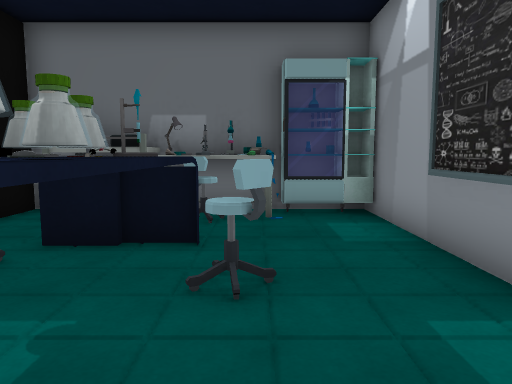
view 1 (above)

18 first-person views from a walk through a Unity game level. The camera is 1.3 m above the floor, tilts 6° down and sees 70° across. The floor is counted in squares, 1 m on a side. Each view is taken from the middle of a square. On the plan, view 1 faces up. The plan holds only what a view shows up to about 15 squares ahead; the rest is blank. The place goes on beyond the plan. The player character is not drawn. Door leaves are left out, so doorways stand open. Some surface patterns are stand-ins.

view 2
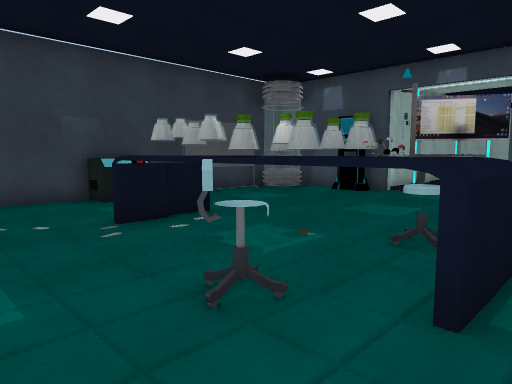

view 3
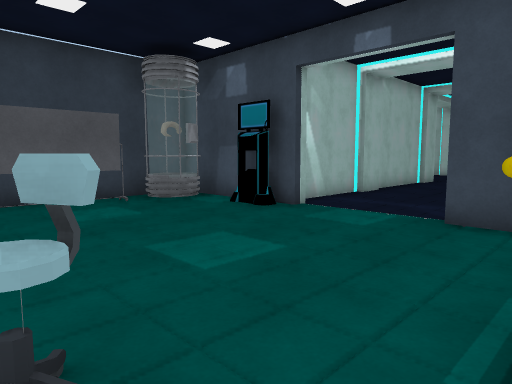

view 4
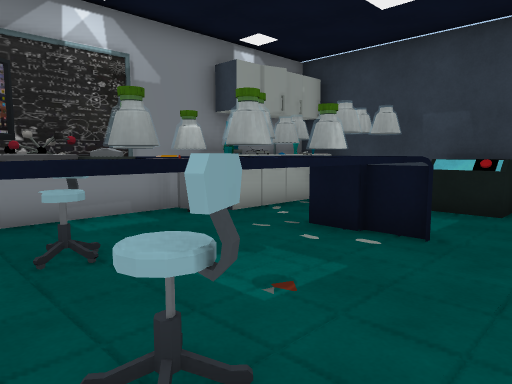

view 5
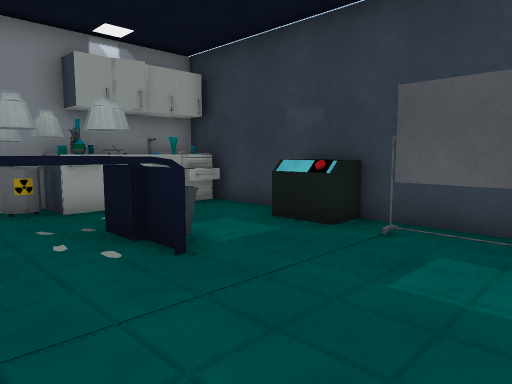

view 6
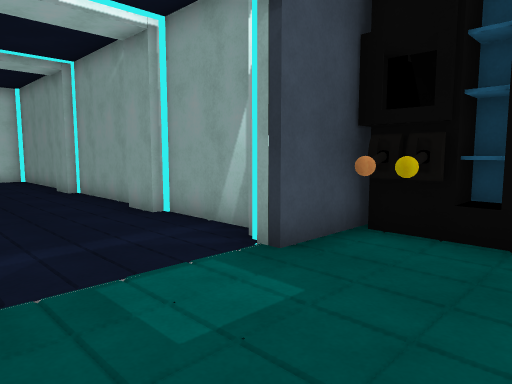

view 7
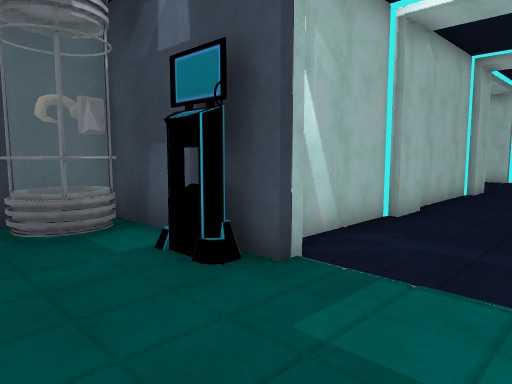

view 8
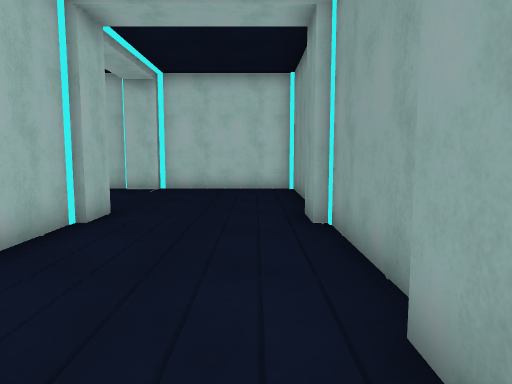

view 9
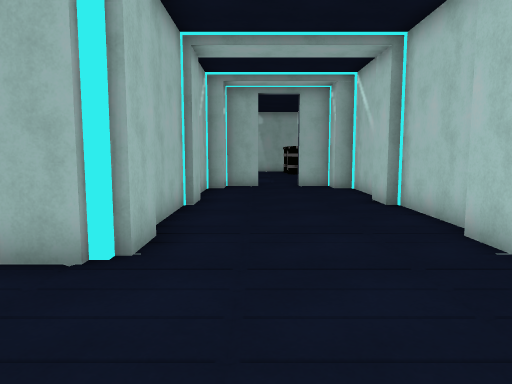

view 10
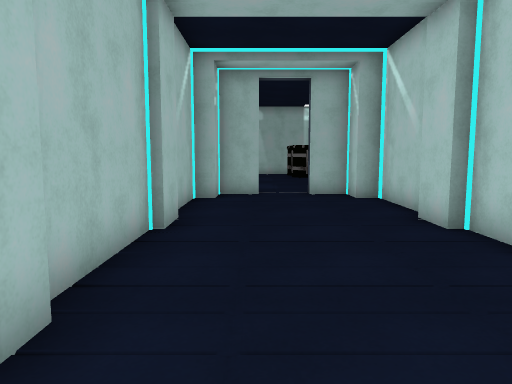

view 11
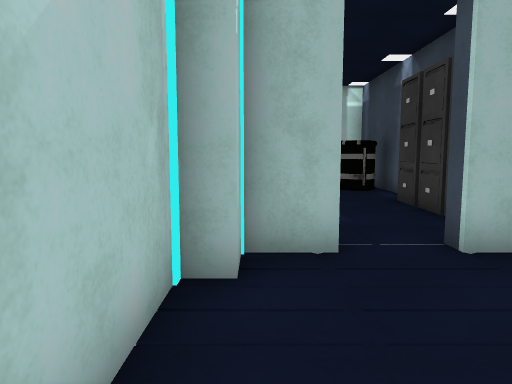

view 12
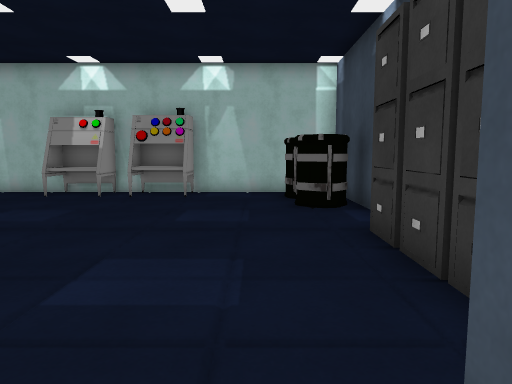

view 13
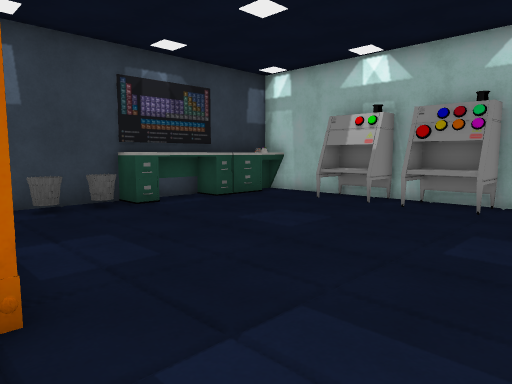

view 14
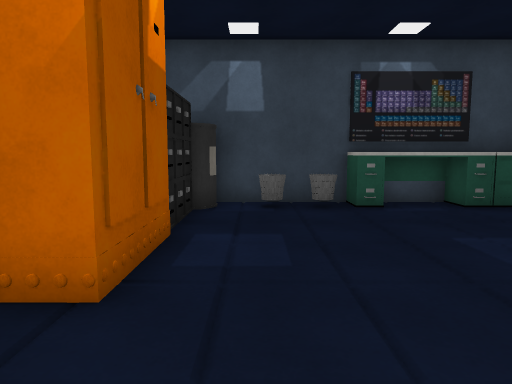

view 15
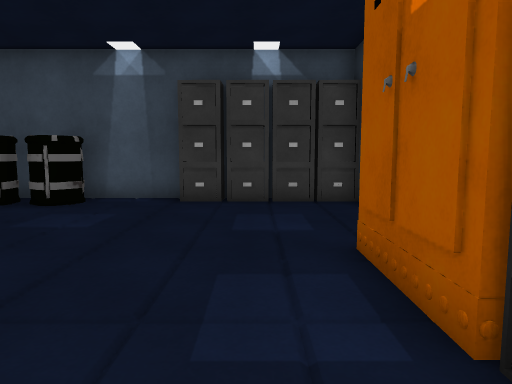

view 16
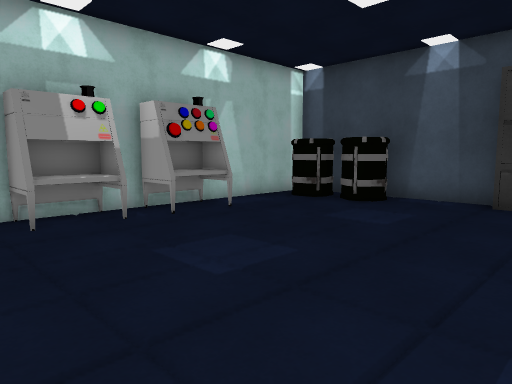

view 17
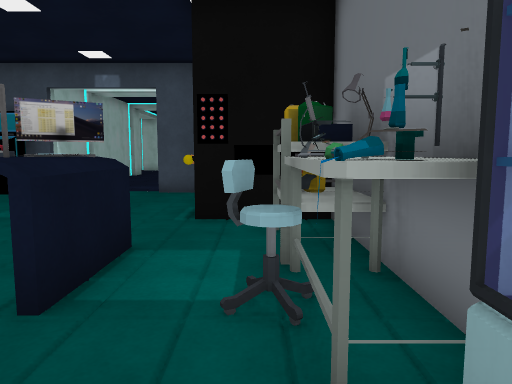

view 18
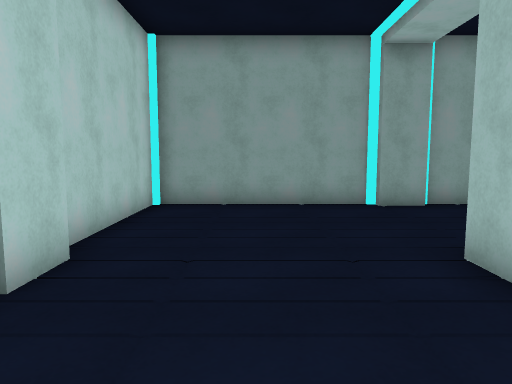

### Floor plan
Ten units are one square. View 1 is at (0, 0); x grows to the right and y downward. Boxes are objects, and circles mark ways between rooms. Rooms are numbered by the first view taken in them; rooms with no view inside come last. Other rooms are left out.
<svg viewBox="-271 -90 302 320">
<path fill="none" stroke="#000" d="M-35 -36 -38 -41M-26 -42 -30 -47M-37 -42 -34 -36M-29 -50 -22 -42 -27 -39M-25 -52 -20 -45M-2 -38 1 -35 0 -33M-14 -53 -19 -53M-10 -67 -14 -69M-14 -70 -8 -68M11 14 11 5M-21 -73 -42 -73M-14 -73 -20 -73M-14 -85 -52 -85M-103 -1 -103 47 26 47 26 -81M-103 -55 -103 -37M19 -85 -5 -85M25 -85 20 -85M-35 -39 -34 -41M-2 -32 2 -36M0 -33 -3 -35M17 3 15 -3 21 -5M-214 18 -214 4 -209 4M-210 2 -198 2M-199 4 -159 4M-212 53 -212 21M-266 18 -266 52 -263 52 -263 65M-209 -44 -266 -44 -266 4 -263 4 -263 18M-214 65 -214 51M-198 -41 -210 -41M-155 2 -142 2M-266 70 -266 97 -260 97 -260 107 -247 107 -247 112M-144 4 -114 4M-161 -44 -199 -44M-142 -41 -155 -41M-231 107 -220 107 -220 97 -212 97 -212 70M-115 -44 -144 -44M-220 210 -201 210M-193 210 -176 210 -176 222M-194 213 -175 213M-184 126 -209 126 -209 118M-220 221 -220 209 -202 209M-202 223 -142 223 -142 129M-266 138 -266 210M-261 223 -205 223M-209 124 -210 117M-210 123 -209 117M-185 127 -199 125M-185 126 -203 128"/>
<rect x="-105" y="5" width="10" height="10" fill="#bbb"><title>other object</title></rect>
<rect x="-105" y="-85" width="30" height="40" fill="#bbb"><title>other object</title></rect>
<rect x="-95" y="25" width="50" height="20" fill="#bbb"><title>other object</title></rect>
<rect x="-35" y="35" width="20" height="10" fill="#bbb"><title>other object</title></rect>
<rect x="-35" y="-35" width="20" height="50" fill="#bbb"><title>other object</title></rect>
<rect x="-35" y="-85" width="10" height="10" fill="#bbb"><title>other object</title></rect>
<rect x="-25" y="5" width="10" height="10" fill="#bbb"><title>other object</title></rect>
<rect x="-25" y="-35" width="10" height="10" fill="#bbb"><title>other object</title></rect>
<rect x="-25" y="-45" width="10" height="10" fill="#bbb"><title>other object</title></rect>
<rect x="-15" y="-45" width="10" height="60" fill="#bbb"><title>other object</title></rect>
<rect x="-15" y="-55" width="10" height="10" fill="#bbb"><title>other object</title></rect>
<rect x="-15" y="-85" width="10" height="10" fill="#bbb"><title>other object</title></rect>
<rect x="-5" y="-75" width="10" height="10" fill="#bbb"><title>other object</title></rect>
<rect x="-5" y="-85" width="10" height="10" fill="#bbb"><title>other object</title></rect>
<rect x="5" y="35" width="10" height="10" fill="#bbb"><title>other object</title></rect>
<rect x="5" y="-85" width="10" height="10" fill="#bbb"><title>other object</title></rect>
<rect x="15" y="35" width="10" height="10" fill="#bbb"><title>other object</title></rect>
<rect x="15" y="-85" width="10" height="10" fill="#bbb"><title>other object</title></rect>
<rect x="-265" y="205" width="20" height="10" fill="#bbb"><title>other object</title></rect>
<rect x="-265" y="185" width="20" height="20" fill="#bbb"><title>other object</title></rect>
<rect x="-265" y="155" width="10" height="10" fill="#bbb"><title>other object</title></rect>
<rect x="-265" y="145" width="10" height="10" fill="#bbb"><title>other object</title></rect>
<rect x="-265" y="125" width="10" height="20" fill="#bbb"><title>other object</title></rect>
<rect x="-265" y="115" width="10" height="10" fill="#bbb"><title>other object</title></rect>
<rect x="-185" y="115" width="30" height="10" fill="#bbb"><title>other object</title></rect>
<rect x="-155" y="215" width="10" height="10" fill="#bbb"><title>other object</title></rect>
<rect x="-155" y="195" width="10" height="20" fill="#bbb"><title>other object</title></rect>
<rect x="-155" y="155" width="10" height="40" fill="#bbb"><title>other object</title></rect>
<rect x="-155" y="135" width="10" height="20" fill="#bbb"><title>other object</title></rect>
<circle cx="-105" cy="-15" r="3" fill="#2a7"/>
<circle cx="-240" cy="110" r="3" fill="#2a7"/>
<text x="-30" y="-20">1</text>
<text x="-220" y="10">2</text>
<text x="-210" y="170">3</text>
</svg>
Room 1 opens to room 2. Room 2 opens to room 3.

Where each view was taken, in squares from view 1:
view 1: 0 up, 0 right, facing up
view 2: 6 up, 2 right, facing down-left
view 3: 6 up, 3 left, facing down-left
view 4: 5 up, 5 left, facing down-right
view 5: 2 up, 7 left, facing down-right
view 6: 0 up, 7 left, facing up-left
view 7: 3 up, 7 left, facing down-left
view 8: 3 up, 13 left, facing left
view 9: 4 up, 23 left, facing down
view 10: 1 up, 23 left, facing down
view 11: 6 down, 22 left, facing down
view 12: 10 down, 24 left, facing down
view 13: 12 down, 24 left, facing down-right
view 14: 14 down, 24 left, facing right
view 15: 14 down, 16 left, facing left
view 16: 14 down, 16 left, facing down-left
view 17: 7 up, 2 right, facing left
view 18: 5 down, 24 left, facing up
